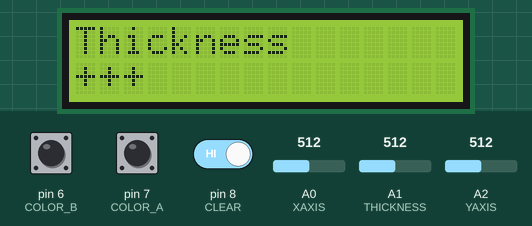
Recording of a sketch running on a simulated Arduino Uno, built with avr-gcc and run on an emulated ATmega328P. Parts: 16×2 character LCD. Inputs (shaded band) come from the test bench; at power-on: pin 6 (COLOR_B) HIGH, pin 8 (CLEAR) HIGH, pin 7 (COLOR_A) HIGH, A0 (XAXIS) = 512, A2 (YAXIS) = 512, A1 (THICKNESS) = 512. What the sketch prints to the serial monitor is not drawn.

Above: at 1.2 s.
1.3 s: pin 6 (COLOR_B) pulled LOW for 0.15 s
At 1.37 s:
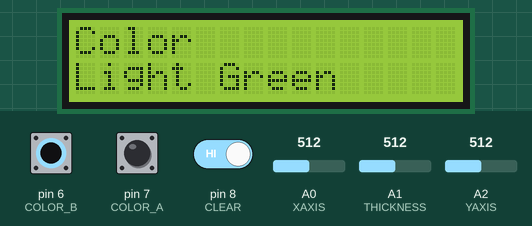
At 2.6 s:
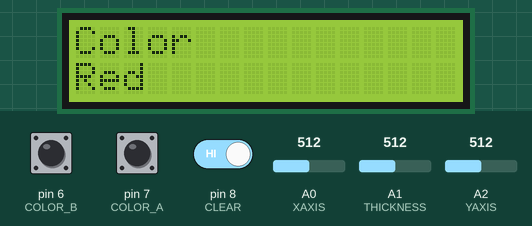
2.9 s: pin 8 (CLEAR) driven LOW
At 3.2 s:
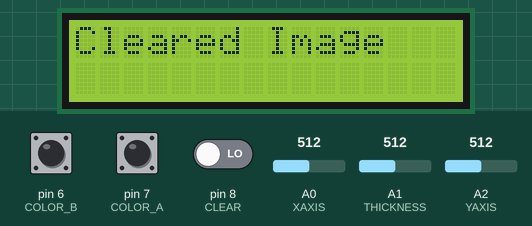
5.9 s: pin 7 (COLOR_A) pulled LOW for 0.15 s
9.0 s: A0 (XAXIS) set to 716
12.0 s: A2 (YAXIS) set to 716
Timing chart, 0 to 13.6 s (numbered marks = the images above; inputs shaded):
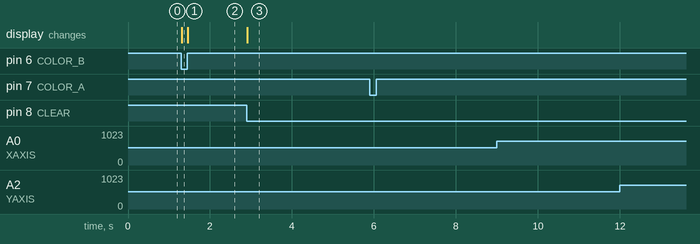

The sketch:

etchASketch.ino
```cpp
// include the library code:
#include <LiquidCrystal.h>

#define XAXIS A0
#define YAXIS A2
#define THICKNESS A1
#define COLOR_A 7
#define COLOR_B 6
#define CLEAR 8

int COLOR_POS= 0;
int COLOR_A_LAST = LOW;
int n = LOW;

int newX = 0;
int oldX = 0;
int newY = 0;
int oldY = 0;
int newT = 0;
int oldT = 0;

//LCD PINS
const int rs = 12, en = 11, d4 = 5, d5 = 4, d6 = 3, d7 = 2;
LiquidCrystal lcd(rs, en, d4, d5, d6, d7);

void setup(){
  pinMode(CLEAR, INPUT);
  pinMode (COLOR_B, INPUT_PULLUP);
  pinMode (COLOR_A, INPUT_PULLUP);
  lcd.begin(16,2);
  Serial.begin (9600);
}

void loop()
{
  static unsigned int counter4x = 0;      //the SparkFun encoders jump by 4 states from detent to detent
  static unsigned int counter = 0;
  static unsigned int prevCounter = 0;
  int tmpdata;
  tmpdata = read_encoder();
  if (tmpdata) {
    counter4x += tmpdata;
    counter = counter4x/4;
    counter = counter % 10;
    if (prevCounter != counter){
      Serial.print("c");
      Serial.println(counter);
    }
    prevCounter = counter;
    lcd.clear();
    lcd.setCursor(0,0);
    lcd.print("Color");
    lcd.setCursor(0,1);

    switch (counter) {
      case 0:
        lcd.print("Red");
        break;
      case 1:
        lcd.print("Orange");
        break;
      case 2:
        lcd.print("Yellow");
        break;
      case 3:
        lcd.print("Light Green");
        break;
      case 4:
        lcd.print("Green");
        break;
      case 5:
        lcd.print("Teal");
        break;
      case 6:
        lcd.print("Blue");
        break;
      case 7:
        lcd.print("Purple");
        break;
      case 8:
        lcd.print("Pink");
        break;
      case 9:
        lcd.print("Black");
        break;
    }
  }

  if (digitalRead(CLEAR) == LOW) {
    Serial.println('d');
    lcd.clear();
    lcd.print("Cleared Image");
  }

  newX = analogRead(XAXIS);
  if (oldX >= newX + 10 || oldX <= newX - 10) {
    Serial.print('x');
    Serial.println(newX);
    lcd.clear();
    lcd.setCursor(0,0);
    lcd.print("X-Axis");

    if(oldX > newX) {
      lcd.setCursor(0,1);
      lcd.print("---");
    } else {
      lcd.setCursor(0,1);
      lcd.print("+++");
    }

    oldX = newX;
  }

  newY = analogRead(YAXIS);
  if (oldY >= newY + 10 || oldY <= newY - 10) {
    Serial.print('y');
    Serial.println(newY);

    lcd.clear();
    lcd.setCursor(0,0);
    lcd.print("Y-Axis");

    if(oldY > newY) {
      lcd.setCursor(0,1);
      lcd.print("---");
    } else {
      lcd.setCursor(0,1);
      lcd.print("+++");
    }

    oldY = newY;
  }

  newT = analogRead(THICKNESS);
  if (oldT >= newT + 10 || oldT <= newT - 10) {
    Serial.print('t');
    Serial.println(map(newT, 0, 1023, 3, 20));

    lcd.clear();
    lcd.setCursor(0,0);
    lcd.print("Thickness");

    if(oldT > newT) {
      lcd.setCursor(0,1);
      lcd.print("---");
    } else {
      lcd.setCursor(0,1);
      lcd.print("+++");
    }
    oldT = newT;
  }
}

/* returns change in encoder state (-1,0,1) */
int read_encoder()
{
  static int enc_states[] = {
    0,-1,1,0,1,0,0,-1,-1,0,0,1,0,1,-1,0  };
  static byte ABab = 0;
  ABab *= 4;                   //shift the old values over 2 bits
  ABab = ABab%16;      //keeps only bits 0-3
  ABab += 2*digitalRead(COLOR_A)+digitalRead(COLOR_B); //adds enc_a and enc_b values to bits 1 and 0
  return ( enc_states[ABab]);


}
```

Measured:
- after the input at 1.3 s, the display: changes at once (image 1)
- after the input at 2.9 s, the display: changes at once (image 3)
